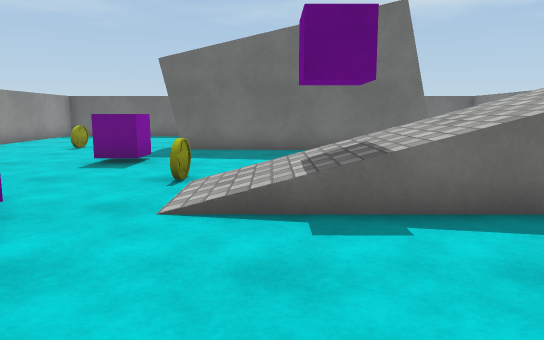
View 1 (above)

13 first-person views from a walk through a scene from a Unity 3-D project. The camera is 1.2 m above the floor, tilts 8° down and sees 70° across. The floor is counted in squares, 1 m on a side. Each view is taken from the middle of a square. On the plan, view 1 faces up. The plan holds only what a view shows up to about 15 squares ahead; the rest is blank. The player character is not drawn. Some surface patterns are stand-ins.

View 2
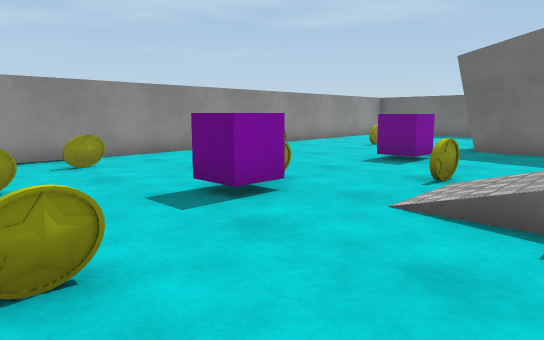

View 3
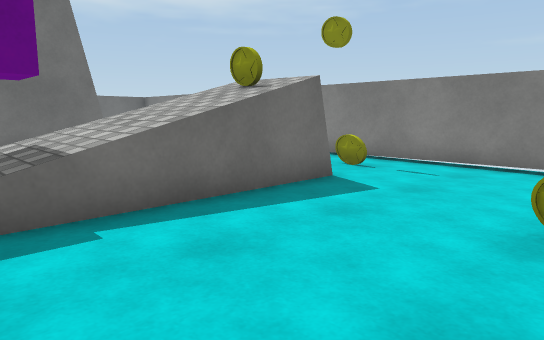

View 4
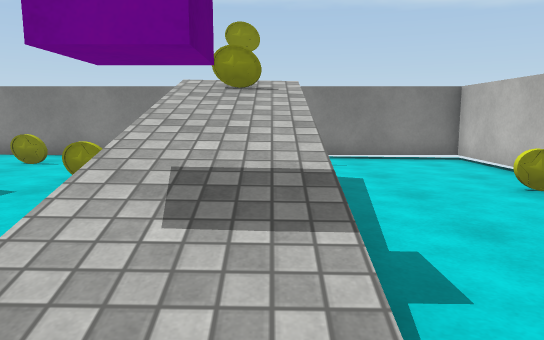

View 5
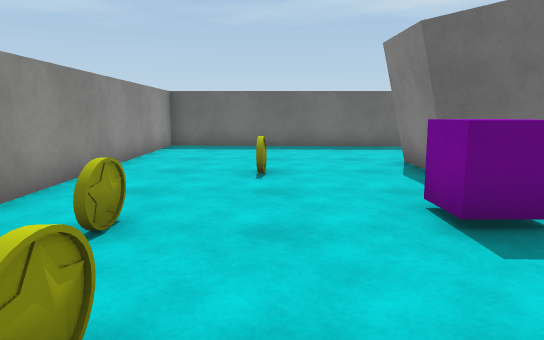

View 6
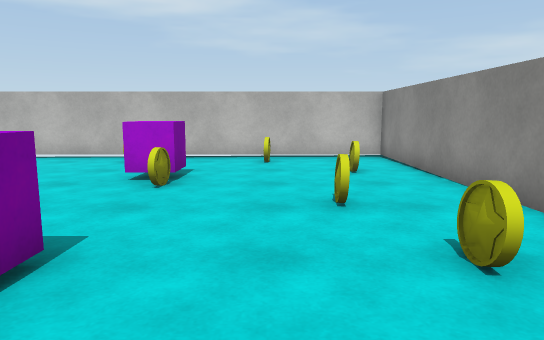

View 7
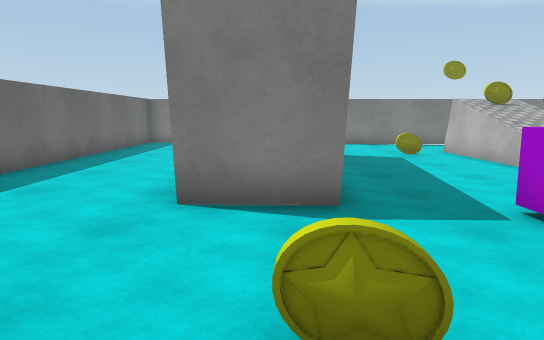

View 8
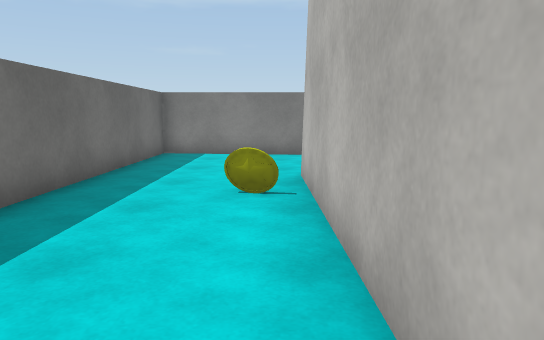

View 9
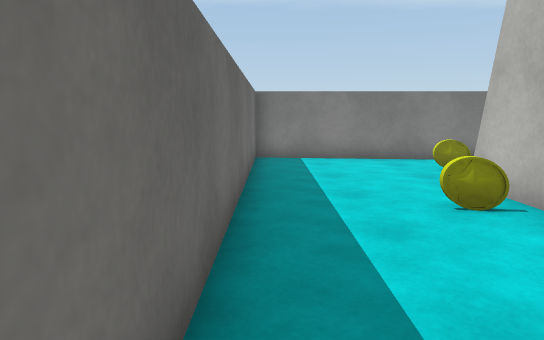

View 10
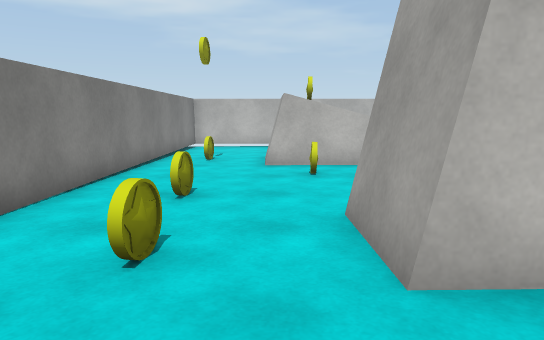

View 11
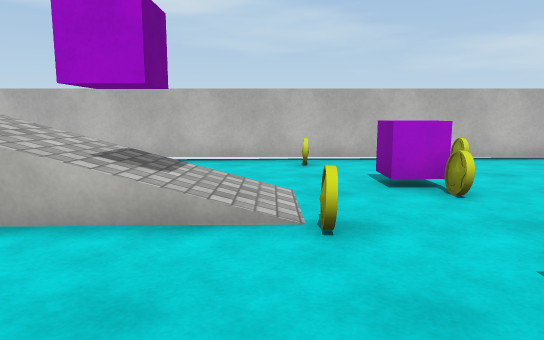

View 12
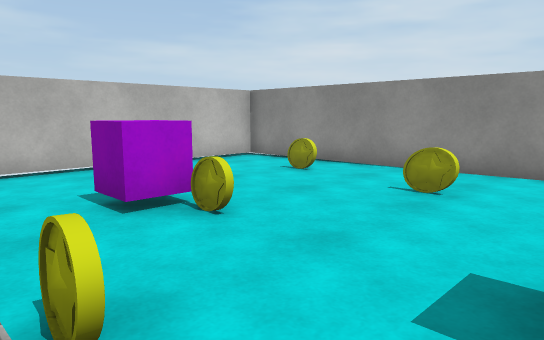

View 13
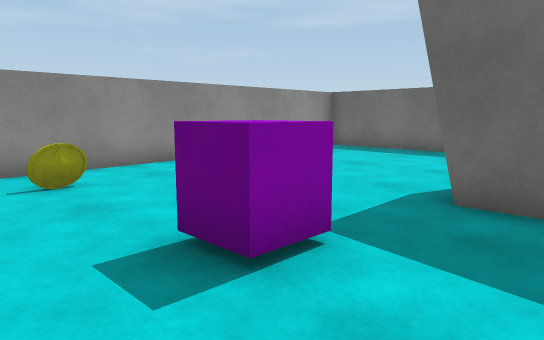

### Floor plan
Key: @ floor where view 1 was taken; # wall or solid block; . main floor; : floor 0.25 m higher than the main floor; / step, stairs or slope; = window, fence, low wall or low ledge; v drop or lower ground; C coin; P purple cube.
Columns run from 10 left of view 1 to 10 right of it. Each row starts with its distance up from view 1.
 19 #####################
 18 #:::::::::::::::::::#
 17 #:::::::::::::::::::#
 16 #:::::::::::::::::::#
 15 #::::::::::::C::::::#
 14 #::::::#########:C:.#
 13 #:::C::#########....#
 12 #::::::#########....#
 11 #:::::::::.......C..#
 10 #:::::PP............#
  9 #:C:..PP............#
  8 #..............C....#
  7 #.......C..==//v#...#
  6 #..C.....//P///Cv...#
  5 #.....C..///////#.C.#
  4 #.....PP............#
  3 #.C...PP............#
  2 #...................#
  1 #...C...C...........#
  0 #.........@....C....#
 -1 #####################

Where each view was taken, in squares from view 1:
view 1: 0 up, 0 right, facing up
view 2: 0 up, 1 right, facing up-left
view 3: 0 up, 0 right, facing up-right
view 4: 5 up, 2 left, facing right
view 5: 5 up, 6 left, facing up
view 6: 12 up, 6 left, facing down
view 7: 13 up, 8 left, facing right
view 8: 15 up, 3 left, facing right
view 9: 18 up, 2 left, facing right
view 10: 17 up, 6 right, facing down
view 11: 11 up, 1 left, facing down
view 12: 9 up, 1 left, facing down-left
view 13: 7 up, 1 left, facing up-left
